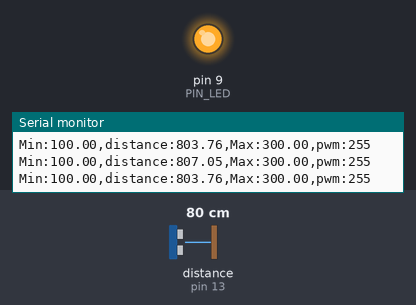
Bench run of a sketch on a simulated Arduino Uno, built with avr-gcc and run on an emulated ATmega328P. On the bench: output pins drawn as LEDs (lit = HIGH), the last lines printed to the serial monitor. Wiring (inferred from the names in the program): ultrasonic range finder: trigger pin 12; echo pin 13. Inputs (shaded band) come from the test bench; at power-on: distance to the obstacle (sensor on pin 13) 80 cm. The echo pulse lasts 58.3 µs per cm; pins used as bus, display or sensor lines are not drawn.

Above: at 1.2 s.
1.3 s: distance to the obstacle (sensor on pin 13) set to 18 cm
At 2.5 s:
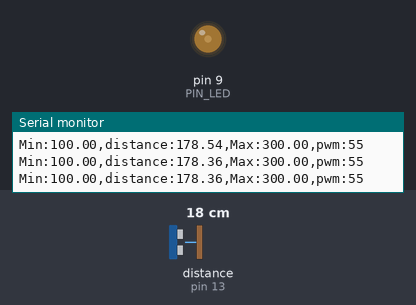
2.8 s: distance to the obstacle (sensor on pin 13) set to 2 cm
At 3.6 s:
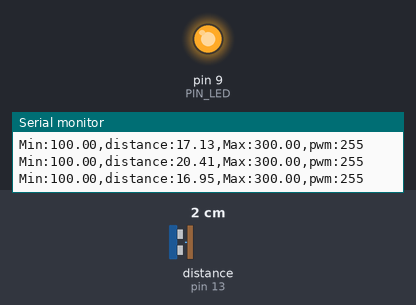
Timing chart, 0 to 5.8 s (numbered marks = the images above; inputs shaded):
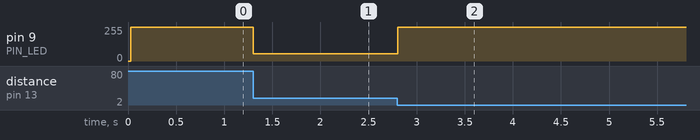

Measured:
- after the input at 1.3 s, pin 9 (PIN_LED): 255/255 → 55/255 at once
- after the input at 2.8 s, pin 9 (PIN_LED): 55/255 → 255/255 at once

The sketch:

08_example_2.ino
```cpp
#define PIN_LED  9
#define PIN_TRIG 12
#define PIN_ECHO 13

#define SND_VEL 346.0
#define INTERVAL 25
#define PULSE_DURATION 10
#define _DIST_MIN 100.0
#define _DIST_MAX 300.0
#define _DIST_PEAK 200.0

#define TIMEOUT ((INTERVAL / 2) * 1000.0)
#define SCALE (0.001 * 0.5 * SND_VEL)

unsigned long last_sampling_time;

static inline int distanceToPwm(float mm) {
  if (mm <= 0.0f) return 255;
  if (mm < _DIST_MIN || mm > _DIST_MAX) return 255;
  if (mm <= _DIST_PEAK) {

    float t = (mm - _DIST_MIN) / (_DIST_PEAK - _DIST_MIN);
    float pwm = 255.0f + t * (0.0f - 255.0f);
    return (int)(pwm + 0.5f);
  } else {
    float t = (mm - _DIST_PEAK) / (_DIST_MAX - _DIST_PEAK);
    float pwm = 0.0f + t * (255.0f - 0.0f);
    return (int)(pwm + 0.5f);
  }
}

void setup() {

  pinMode(PIN_LED, OUTPUT);
  pinMode(PIN_TRIG, OUTPUT);
  pinMode(PIN_ECHO, INPUT);
  digitalWrite(PIN_TRIG, LOW);

  Serial.begin(57600);

  last_sampling_time = millis();
}

void loop() {
  float distance;

  if (millis() < (last_sampling_time + INTERVAL))
    return;

  distance = USS_measure(PIN_TRIG, PIN_ECHO);

  int pwm = distanceToPwm(distance);
  analogWrite(PIN_LED, pwm);


  Serial.print("Min:");        Serial.print(_DIST_MIN);
  Serial.print(",distance:");  Serial.print(distance);
  Serial.print(",Max:");       Serial.print(_DIST_MAX);
  Serial.print(",pwm:");       Serial.print(pwm);
  Serial.println("");

  last_sampling_time += INTERVAL;
}

float USS_measure(int TRIG, int ECHO)
{
  digitalWrite(TRIG, HIGH);
  delayMicroseconds(PULSE_DURATION);
  digitalWrite(TRIG, LOW);

  return pulseIn(ECHO, HIGH, TIMEOUT) * SCALE;
}
```
